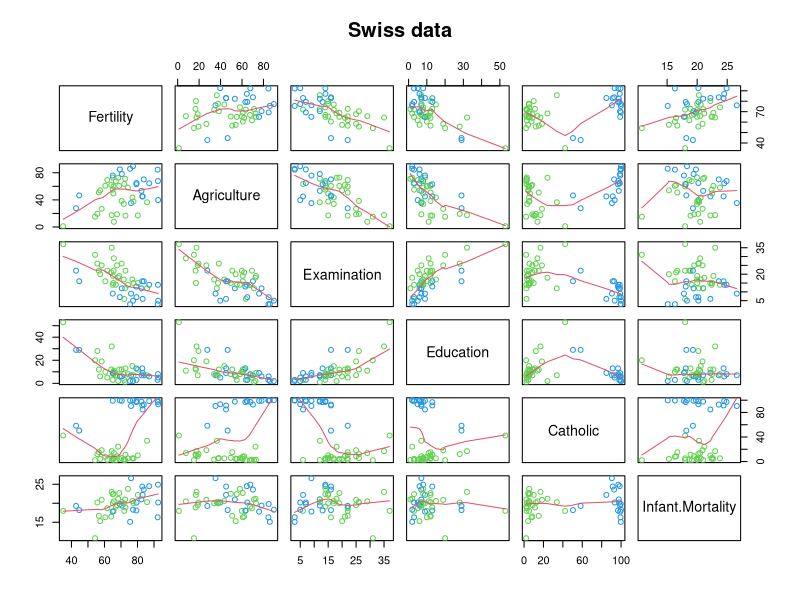
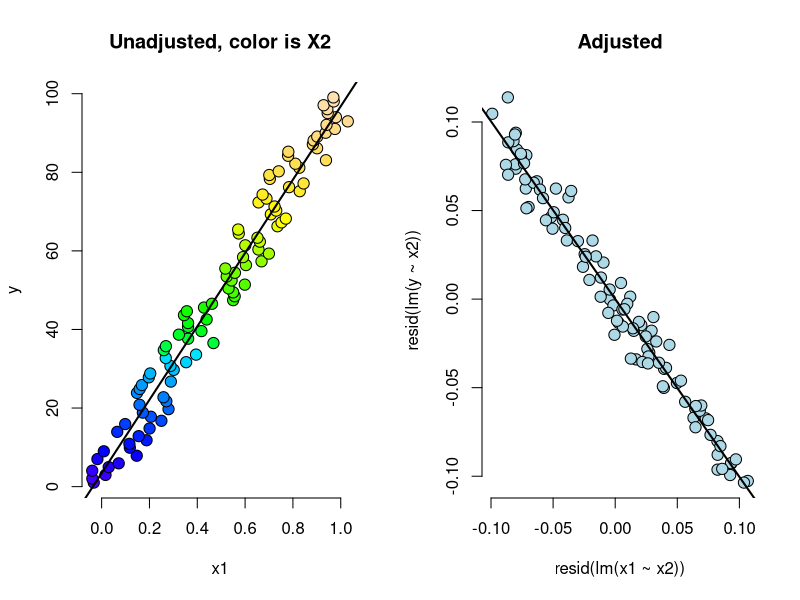
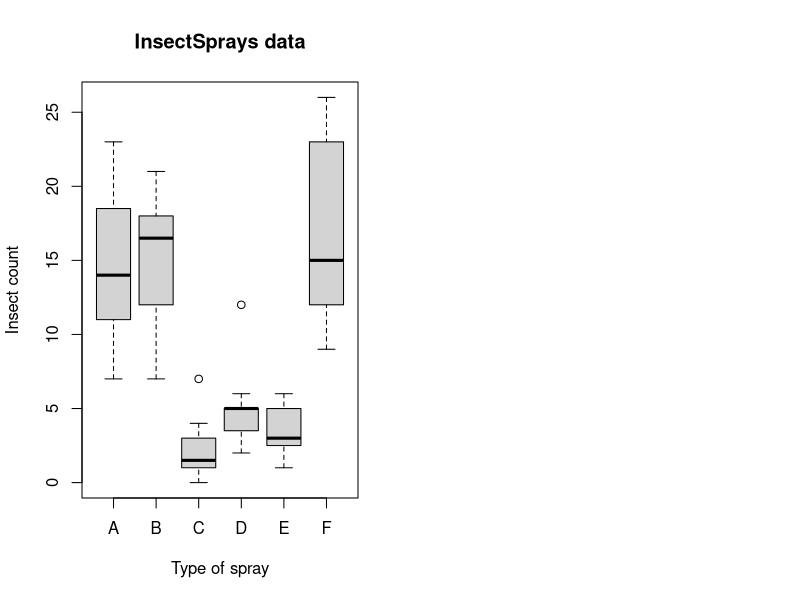

Write R code to recreate these figures, in order.
## ---- chunk 1
n <- 100; x <- rnorm(n); x2 <- rnorm(n); x3 <- rnorm(n)
y <- x + x2 + x3 + rnorm(n, sd = .1)
e <- function(a, b) a -  sum( a * b ) / sum( b ^ 2) * b # Calculate the residual
ey <- e(e(y, x2), e(x3, x2))
ex <- e(e(x, x2), e(x3, x2))
sum(ey * ex) / sum(ex ^ 2)
summary(lm(y ~ x + x2 + x3 - 1))$coefficients # The -1 removes the intercept term
## ---- chunk 2
ey <- e(e(y, x3), e(x2, x3))
ex <- e(e(x, x3), e(x2, x3))
sum(ey * ex) / sum(ex ^ 2)
coef(lm(y ~ x + x2 + x3 - 1)) # The -1 removes the intercept term
## ---- chunk 3
ey <- resid(lm(y ~ x2 + x3 - 1))
ex <- resid(lm(x ~ x2 + x3 - 1))
sum(ey * ex) / sum(ex ^ 2)
coef(lm(y ~ x + x2 + x3 - 1)) #the -1 removes the intercept term
## ---- chunk 4
require(stats); require(graphics); library(datasets); data(swiss)
pairs(swiss, panel = panel.smooth, main = "Swiss data", col = 3 + (swiss$Catholic > 50))
## ---- chunk 5
summary(lm(Fertility ~ . , data = swiss))$coefficients
## ---- chunk 6
summary(lm(Fertility ~ Agriculture, data = swiss))$coefficients
## ---- chunk 7
n <- 100; x2 <- 1 : n; x1 <- .01 * x2 + runif(n, -.1, .1); y = -x1 + x2 + rnorm(n, sd = .01)
summary(lm(y ~ x1))$coef
summary(lm(y ~ x1 + x2))$coef
## ---- chunk 8
par(mfrow = c(1, 2))
plot(x1, y, pch=21,col="black",bg=topo.colors(n)[x2], frame = FALSE, cex = 1.5)
title('Unadjusted, color is X2')
abline(lm(y ~ x1), lwd = 2)
plot(resid(lm(x1 ~ x2)), resid(lm(y ~ x2)), pch = 21, col = "black", bg = "lightblue", frame = FALSE, cex = 1.5)
title('Adjusted')
abline(0, coef(lm(y ~ x1 + x2))[2], lwd = 2)
## ---- chunk 9
z <- swiss$Agriculture + swiss$Education
lm(Fertility ~ . + z, data = swiss)
## ---- chunk 10
data(InsectSprays)
str(InsectSprays)
boxplot(count ~ spray, data = InsectSprays,
        xlab = "Type of spray", ylab = "Insect count",
        main = "InsectSprays data", varwidth = TRUE, col = "lightgray")
## ---- chunk 11
summary(lm(count ~ spray, data = InsectSprays))$coef
## ---- chunk 12
summary(lm(count ~ 
             I(1 * (spray == 'B')) + I(1 * (spray == 'C')) + 
             I(1 * (spray == 'D')) + I(1 * (spray == 'E')) +
             I(1 * (spray == 'F'))
           , data = InsectSprays))$coef
## ---- chunk 13
lm(count ~ 
   I(1 * (spray == 'B')) + I(1 * (spray == 'C')) +  
   I(1 * (spray == 'D')) + I(1 * (spray == 'E')) +
   I(1 * (spray == 'F')) + I(1 * (spray == 'A')), data = InsectSprays)
## ---- chunk 14
summary(lm(count ~ spray - 1, data = InsectSprays))$coef
unique(ave(InsectSprays$count, InsectSprays$spray))
## ---- chunk 15
spray2 <- relevel(InsectSprays$spray, "C")
summary(lm(count ~ spray2, data = InsectSprays))$coef
## ---- chunk 16
fit <- lm(count ~ spray, data = InsectSprays) #A is ref
bbmbc <- coef(fit)[2] - coef(fit)[3] #B - C
temp <- summary(fit) 
se <- temp$sigma * sqrt(temp$cov.unscaled[2, 2] + temp$cov.unscaled[3,3] - 2 *temp$cov.unscaled[2,3])
t <- (bbmbc) / se
p <- pt(-abs(t), df = fit$df)
out <- c(bbmbc, se, t, p)
names(out) <- c("B - C", "SE", "T", "P")
round(out, 3)
